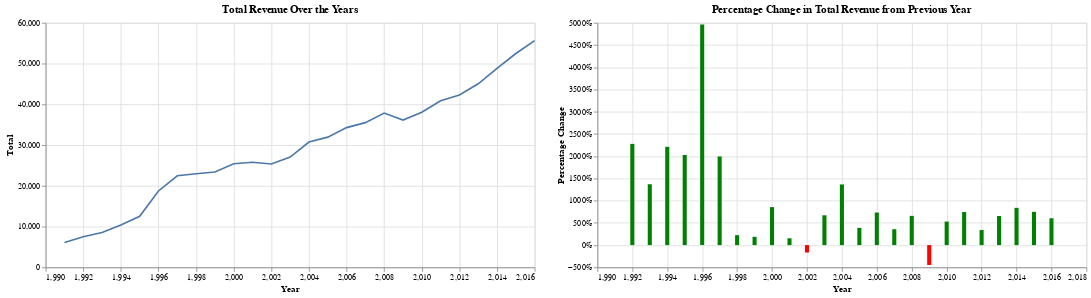

The cell this chart's notebook holds for it:
### Code cell
import altair as alt

total_revenue_chart = alt.Chart(disney_revenue).mark_line().encode(
    x='Year',
    y='Total'
).properties(
    title='Total Revenue Over the Years',
    width=600,
    height=300
)

# Create a bar chart for percentage change in revenue
revenue_change_chart = alt.Chart(disney_revenue).mark_bar().encode(
    x='Year',
    y=alt.Y('Revenue Change %', title='Percentage Change', axis=alt.Axis(format='%')),
    color=alt.condition(
        alt.datum['Revenue Change %'] > 0,
        alt.value('green'),  # Positive change in green
        alt.value('red')    # Negative change in red
    )
).properties(
    title='Percentage Change in Total Revenue from Previous Year',
    width=600,
    height=300
)

# Combine the charts
combined_charts = (total_revenue_chart | revenue_change_chart)

# Show the combined charts
combined_charts

### Figure 1 — Vega-Lite specification as saved in the notebook (floating-point values rounded to 4 significant figures)
{"config": {"view": {"continuousWidth": 300, "continuousHeight": 300}}, "hconcat": [{"mark": {"type": "line"}, "encoding": {"x": {"field": "Year", "type": "quantitative"}, "y": {"field": "Total", "type": "quantitative"}}, "height": 300, "title": "Total Revenue Over the Years", "width": 600}, {"mark": {"type": "bar"}, "encoding": {"color": {"condition": {"test": "(datum['Revenue Change %'] > 0)", "value": "green"}, "value": "red"}, "x": {"field": "Year", "type": "quantitative"}, "y": {"axis": {"format": "%"}, "field": "Revenue Change %", "title": "Percentage Change", "type": "quantitative"}}, "height": 300, "title": "Percentage Change in Total Revenue from Previous Year", "width": 600}], "data": {"name": "data-c684c586ce2f1a83293ebb9112273509"}, "$schema": "https://vega.github.io/schema/vega-lite/v5.16.3.json", "datasets": {"data-c684c586ce2f1a83293ebb9112273509": [{"Year": 1991, "Studio Entertainment": 2593.0, "Disney Consumer Products": 724.0, "Walt Disney Parks and Resorts": 2794.0, "Disney Media Networks": 0, "Total": 6111, "Revenue Change %": null}, {"Year": 1992, "Studio Entertainment": 3115.0, "Disney Consumer Products": 1081.0, "Walt Disney Parks and Resorts": 3306.0, "Disney Media Networks": 0, "Total": 7502, "Revenue Change %": 22.76}, {"Year": 1993, "Studio Entertainment": 3673.0, "Disney Consumer Products": 1415.0, "Walt Disney Parks and Resorts": 3441.0, "Disney Media Networks": 0, "Total": 8529, "Revenue Change %": 13.69}, {"Year": 1994, "Studio Entertainment": 4793.0, "Disney Consumer Products": 1798.0, "Walt Disney Parks and Resorts": 3464.0, "Disney Media Networks": "359", "Total": 10414, "Revenue Change %": 22.1}, {"Year": 1995, "Studio Entertainment": 6002.0, "Disney Consumer Products": 2150.0, "Walt Disney Parks and Resorts": 3960.0, "Disney Media Networks": "414", "Total": 12525, "Revenue Change %": 20.27}, {"Year": 1996, "Studio Entertainment": 0.0, "Disney Consumer Products": 0.0, "Walt Disney Parks and Resorts": 4502.0, "Disney Media Networks": "4,142", "Total": 18739, "Revenue Change %": 49.61}, {"Year": 1997, "Studio Entertainment": 6981.0, "Disney Consumer Products": 3782.0, "Walt Disney Parks and Resorts": 5014.0, "Disney Media Networks": "6522", "Total": 22473, "Revenue Change %": 19.93}, {"Year": 1998, "Studio Entertainment": 6849.0, "Disney Consumer Products": 3193.0, "Walt Disney Parks and Resorts": 5532.0, "Disney Media Networks": "7142", "Total": 22976, "Revenue Change %": 2.238}, {"Year": 1999, "Studio Entertainment": 6548.0, "Disney Consumer Products": 3030.0, "Walt Disney Parks and Resorts": 6106.0, "Disney Media Networks": "7512", "Total": 23402, "Revenue Change %": 1.854}, {"Year": 2000, "Studio Entertainment": 5994.0, "Disney Consumer Products": 2602.0, "Walt Disney Parks and Resorts": 6803.0, "Disney Media Networks": "9615", "Total": 25402, "Revenue Change %": 8.546}, {"Year": 2001, "Studio Entertainment": 7004.0, "Disney Consumer Products": 2590.0, "Walt Disney Parks and Resorts": 6009.0, "Disney Media Networks": "9569", "Total": 25790, "Revenue Change %": 1.527}, {"Year": 2002, "Studio Entertainment": 6465.0, "Disney Consumer Products": 2440.0, "Walt Disney Parks and Resorts": 6691.0, "Disney Media Networks": "9733", "Total": 25360, "Revenue Change %": -1.667}, {"Year": 2003, "Studio Entertainment": 7364.0, "Disney Consumer Products": 2344.0, "Walt Disney Parks and Resorts": 6412.0, "Disney Media Networks": "10941", "Total": 27061, "Revenue Change %": 6.707}, {"Year": 2004, "Studio Entertainment": 8713.0, "Disney Consumer Products": 2511.0, "Walt Disney Parks and Resorts": 7750.0, "Disney Media Networks": "11778", "Total": 30752, "Revenue Change %": 13.64}, {"Year": 2005, "Studio Entertainment": 7587.0, "Disney Consumer Products": 2127.0, "Walt Disney Parks and Resorts": 9023.0, "Disney Media Networks": "13207", "Total": 31944, "Revenue Change %": 3.876}, {"Year": 2006, "Studio Entertainment": 7529.0, "Disney Consumer Products": 2193.0, "Walt Disney Parks and Resorts": 9925.0, "Disney Media Networks": "14368", "Total": 34285, "Revenue Change %": 7.328}, {"Year": 2007, "Studio Entertainment": 7491.0, "Disney Consumer Products": 2347.0, "Walt Disney Parks and Resorts": 10630.0, "Disney Media Networks": "15046", "Total": 35510, "Revenue Change %": 3.573}, {"Year": 2008, "Studio Entertainment": 7348.0, "Disney Consumer Products": 2415.0, "Walt Disney Parks and Resorts": 11500.0, "Disney Media Networks": "15857", "Total": 37843, "Revenue Change %": 6.57}, {"Year": 2009, "Studio Entertainment": 6136.0, "Disney Consumer Products": 2425.0, "Walt Disney Parks and Resorts": 10670.0, "Disney Media Networks": "16209", "Total": 36149, "Revenue Change %": -4.476}, {"Year": 2010, "Studio Entertainment": 6701.0, "Disney Consumer Products": 2678.0, "Walt Disney Parks and Resorts": 10760.0, "Disney Media Networks": "17162", "Total": 38063, "Revenue Change %": 5.295}, {"Year": 2011, "Studio Entertainment": 6351.0, "Disney Consumer Products": 3049.0, "Walt Disney Parks and Resorts": 11800.0, "Disney Media Networks": "18714", "Total": 40893, "Revenue Change %": 7.435}, {"Year": 2012, "Studio Entertainment": 5825.0, "Disney Consumer Products": 3252.0, "Walt Disney Parks and Resorts": 12920.0, "Disney Media Networks": "19436", "Total": 42278, "Revenue Change %": 3.387}, {"Year": 2013, "Studio Entertainment": 5979.0, "Disney Consumer Products": 3555.0, "Walt Disney Parks and Resorts": 14090.0, "Disney Media Networks": "20356", "Total": 45041, "Revenue Change %": 6.535}, {"Year": 2014, "Studio Entertainment": 7278.0, "Disney Consumer Products": 3985.0, "Walt Disney Parks and Resorts": 15100.0, "Disney Media Networks": "21152", "Total": 48813, "Revenue Change %": 8.375}, {"Year": 2015, "Studio Entertainment": 7366.0, "Disney Consumer Products": 4499.0, "Walt Disney Parks and Resorts": 16160.0, "Disney Media Networks": "23264", "Total": 52465, "Revenue Change %": 7.482}, {"Year": 2016, "Studio Entertainment": 9441.0, "Disney Consumer Products": 0.0, "Walt Disney Parks and Resorts": 16970.0, "Disney Media Networks": "23689", "Total": 55632, "Revenue Change %": 6.036}]}}
